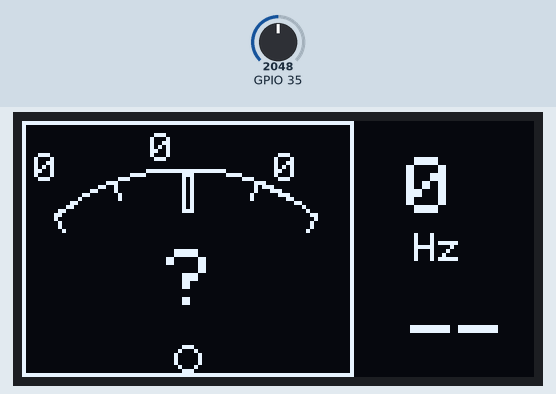
Bench run of a sketch on a simulated ESP32. Parts: 128×64 one-colour display. The inputs (shaded band) are chosen by the test bench; at power-on: GPIO 35 = 2048.

Above: at 1.6 s.
1.7 s: GPIO 35 set to 2866
At 3.4 s:
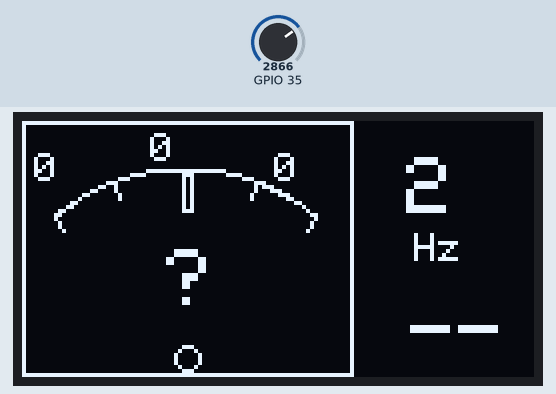
Timing chart, 0 to 4.9 s (numbered marks = the images above; inputs shaded):
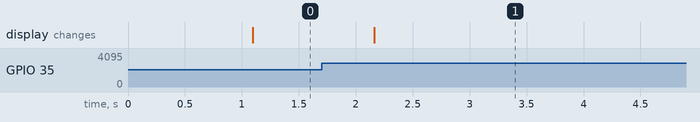

The sketch:

main.ino
```cpp
#include <Wire.h>
#include <Adafruit_GFX.h>
#include <Adafruit_SSD1306.h>
#include <arduinoFFT.h>

// Definições do display OLED
#define SCREEN_WIDTH 128
#define SCREEN_HEIGHT 64
#define OLED_RESET    -1
Adafruit_SSD1306 display(SCREEN_WIDTH, SCREEN_HEIGHT, &Wire, OLED_RESET);

// Definições da FFT
unsigned int amostras = 1024;
volatile int indice_amostrar = 0;  // Ajustado para começar em 0
double amplitude_pico = 0;
double freq_pico = 0;
double dados_real[1024], dados_imag[1024];
ArduinoFFT<double> FFT = ArduinoFFT<double>(dados_real, dados_imag, amostras, 1024);

// Timer
hw_timer_t *timer = NULL;
portMUX_TYPE timerMux = portMUX_INITIALIZER_UNLOCKED;

// Frequência de amostragem
double taxa_amostragem = 1024.0;  // Definido para 1024 Hz

// Função de interrupção do timer
void IRAM_ATTR onTimer() {
  portENTER_CRITICAL_ISR(&timerMux);
  if (indice_amostrar < amostras) {
    dados_real[indice_amostrar] = analogRead(35);  // Leitura do pino analógico
    dados_imag[indice_amostrar] = 0;               // Inicializa a parte imaginária
    indice_amostrar++;
  }
  portEXIT_CRITICAL_ISR(&timerMux);
}

void setup() {
  // Inicia a comunicação serial para debugging
  Serial.begin(115200);

  // Inicia o display OLED
  if (!display.begin(SSD1306_SWITCHCAPVCC, 0x3C)) { // Endereço I2C padrão
    Serial.println(F("Falha ao inicializar o display OLED"));
    for (;;);  // Para o programa se o display falhar
  }

  // Inicializa o timer
  timer = timerBegin(0, 80, true);  // Timer 0, prescaler 80 para 1us por tick
  timerAttachInterrupt(timer, &onTimer, true);
  timerAlarmWrite(timer, 1000000 / taxa_amostragem, true);  // Configura o alarme para taxa de amostragem
  timerAlarmEnable(timer);  // Habilita o alarme
}

void loop() {
  amostra_calcula_FFT();
  afinador();
}

// Função para amostrar e calcular a FFT
void amostra_calcula_FFT() {
  indice_amostrar = 0;  // Reinicia a amostragem
  amplitude_pico = 0;

  // Aguarda a coleta de todas as amostras
  while (indice_amostrar < amostras) {
    // Espera passiva, mas seria melhor usar um flag em sistemas mais complexos
    delay(1);
  }

  FFT.dcRemoval();  // Remove o offset DC
  FFT.compute(FFTDirection::Forward);  // Calcula a FFT
  FFT.complexToMagnitude();  // Calcula o módulo

  for (int i = 2; i < (amostras / 2); i++) {  // Ignorando os primeiros componentes
    if (dados_real[i] > amplitude_pico) {
      freq_pico = i * (taxa_amostragem / amostras);  // Converte índice da FFT para Hz
      amplitude_pico = dados_real[i];
    }
  }
}

// Função para exibir o valor da frequência detectada no display OLED
void afinador() {

  float freq_central, freq_max, freq_min, largura_faixa;
  char notacao[2];

  if(freq_pico < 68){
    notacao[0] = '--'; notacao[1] = '--';
    freq_min = 0;
    freq_central = 0;
    freq_max = 0;
    largura_faixa = 1;
  }

  if(freq_pico > 68 && freq_pico <= 96){
    notacao[0] = 'E'; notacao[1] = '2';
    freq_min = 68;
    freq_central = 82;
    freq_max = 96;
    largura_faixa = 28;
  }

  if(freq_pico > 96 && freq_pico <= 124){
    notacao[0] = 'A'; notacao[1] = '2';
    freq_min = 96;
    freq_central = 110;
    freq_max = 124;
    largura_faixa = 28;
  }

  if(freq_pico > 124 && freq_pico <= 168){
    notacao[0] = 'D'; notacao[1] = '3';
    freq_min = 124;
    freq_central = 146;
    freq_max = 168;
    largura_faixa = 44;
  }

  if(freq_pico > 168 && freq_pico <= 224){
    notacao[0] = 'G'; notacao[1] = '3';
    freq_min = 168;
    freq_central = 196;
    freq_max = 224;
    largura_faixa = 56;
  }

  if(freq_pico > 224 && freq_pico <= 270){
    notacao[0] = 'B'; notacao[1] = '3';
    freq_min = 224;
    freq_central = 247;
    freq_max = 270;
    largura_faixa = 46;
  }

  if(freq_pico > 270 && freq_pico <= 390){
    notacao[0] = 'E'; notacao[1] = '4';
    freq_min = 270;
    freq_central = 330;
    freq_max = 390;
    largura_faixa = 120;
  }

  if(freq_pico > 390){
    notacao[0] = '--'; notacao[1] = '--';
    freq_min = 0;
    freq_central = 0;
    freq_max = 0;
    largura_faixa = 1;
  }

  display.clearDisplay();

  // Desenho de um quadro no display
  display.drawLine(0, 0, 0, 63, 1);
  display.drawLine(0, 0, 82, 0, 1);
  display.drawLine(82, 0, 82, 63, 1);
  display.drawLine(0, 63, 82, 63, 1);

  // Ajusta a posição do cursor com base no valor da frequência
  if (freq_pico < 100) {
    display.setCursor(96, 9);
  } else {
    display.setCursor(90, 9);
  }

  // Exibe o valor da frequência
  display.setTextSize(2);  // Tamanho da fonte (2x)
  display.setTextColor(SSD1306_WHITE);
  display.print(freq_pico, 0);  // Exibe a frequência em Hz
  display.setCursor(97,45);
  display.print(notacao);
  display.setTextSize(1);
  display.setCursor(98,28);
  display.print("Hz");

    // Criando o Arco do afinador

  for(float i = -0.7; i <= 0.7; i = i+ 0.015)
  display.drawPixel(41+sin(i)*50,62-cos(i)*50,1);
  display.drawLine(1,61,81,61,0);
  display.drawLine(1,62,81,62,0);

  display.setCursor(32,3);
  display.print(freq_central,0); // Legenda Central

  display.setCursor(3,8);
  display.print(freq_min,0); // Legenda Minima

  display.setCursor(63,8);
  display.print(freq_max,0); // Legenda Máxima

  float horizontal = (freq_pico - freq_central) * (66 / largura_faixa) + 41;
  if(freq_central >= 68)
    display.drawLine((int)horizontal,17+abs((horizontal-41)*0.36),41,60,1);
  else{
    display.setTextSize(2);
    display.setCursor(36,32);
    display.print("?");
  }

  display.drawCircle(41,59,3,1);
  display.drawRect(40,13,3,10,1);
  display.drawLine(8,24,10,27,1);
  display.drawLine(73,24,71,27,1);
  display.drawLine(23,16,24,19,1);
  display.drawLine(58,16,57,19,1);
  display.display();
}
```

Measured:
- after the input at 1.7 s, the display: changes after 0.46 s (image 1)
